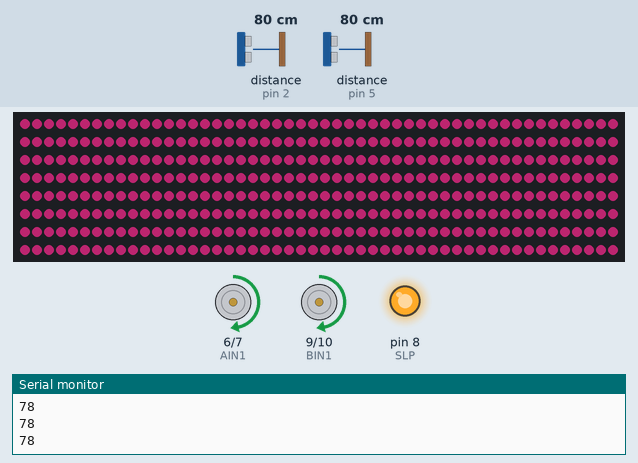
Recording of a sketch running on a simulated Arduino Uno, built with avr-gcc and run on an emulated ATmega328P. On the bench: 400 RGB LEDs in strip order, left to right, continuing on the next row, motor-driver pin pairs drawn as motors (green arrow = first pin HIGH = forward, orange = second pin HIGH = backward, longer = more drive), output pins drawn as LEDs (lit = HIGH), the last lines printed to the serial monitor. Wiring (inferred from the names in the program): 2 × ultrasonic range finder: trigger pin 3, echo pin 2 / trigger pin 4, echo pin 5. The inputs (shaded band) are chosen by the test bench; at power-on: distance to the obstacle (sensors on pin 2, pin 5) 80 cm. The echo pulse lasts 58.3 µs per cm; dim RGB values are drawn brighter than linear; pins used as bus, display or sensor lines are not drawn.

Above: at 1.2 s.
1.3 s: distance to the obstacle (sensor on pin 2) set to 2 cm
At 2.1 s:
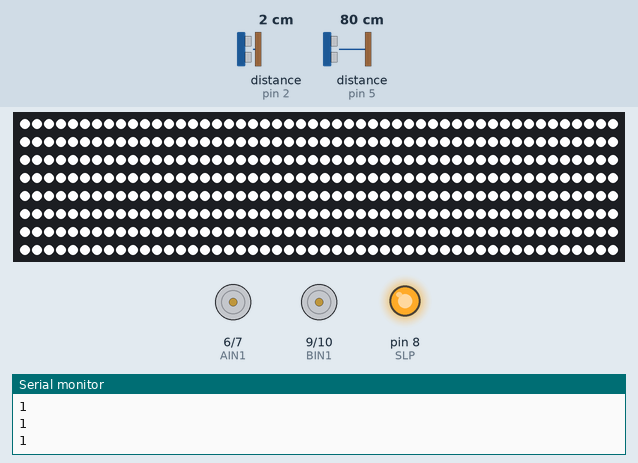
3.0 s: distance to the obstacle (sensor on pin 2) set to 18 cm
At 5.43 s:
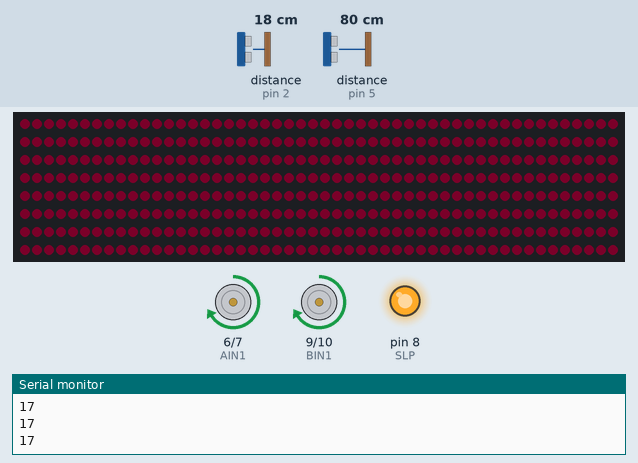
5.6 s: distance to the obstacle (sensor on pin 2) set to 60 cm
At 5.94 s:
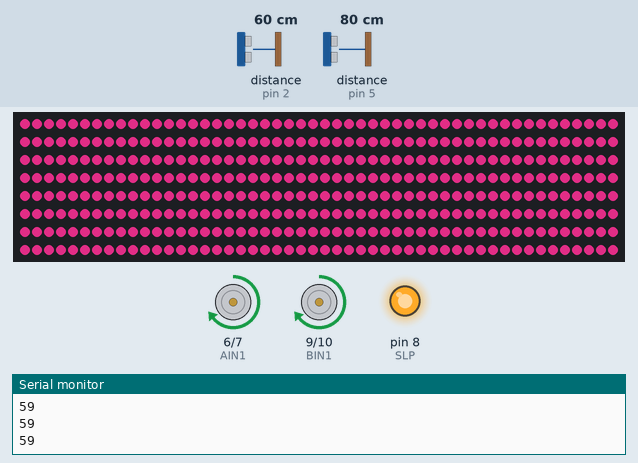
7.8 s: distance to the obstacle (sensor on pin 5) set to 35 cm
At 9.15 s:
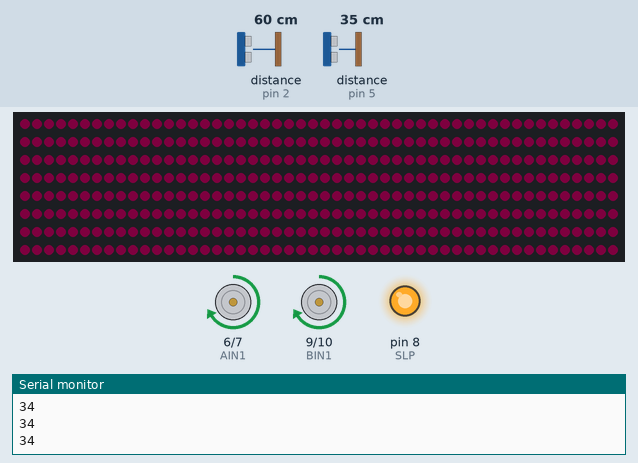
9.6 s: distance to the obstacle (sensor on pin 5) set to 120 cm
At 9.85 s:
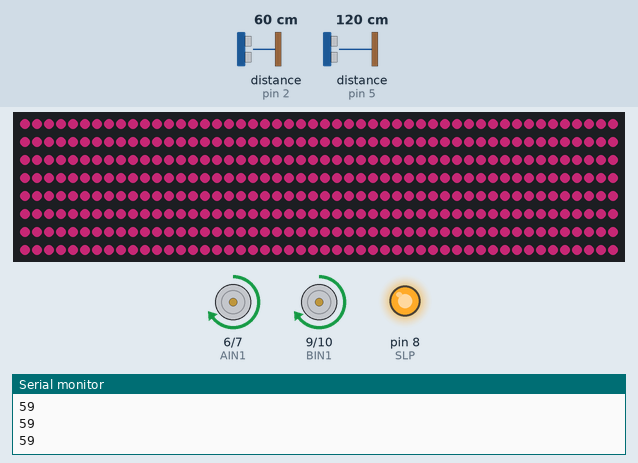
12.6 s: distance to the obstacle (sensor on pin 2) set to 120 cm
At 13.42 s:
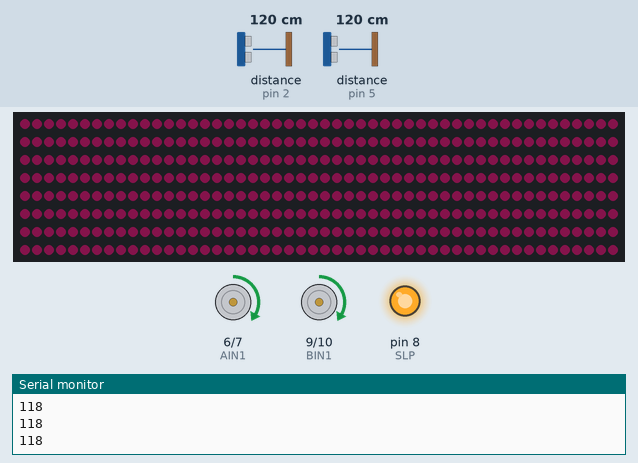
Timing chart, 0 to 15.6 s (numbered marks = the images above; inputs shaded):
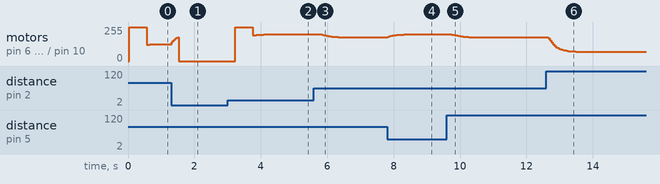

The sketch:

FinalLogicV2.ino
```cpp
#include <Adafruit_NeoPixel.h>

#define LED_PIN 11
#define NUM_LEDS 400
Adafruit_NeoPixel strip(NUM_LEDS, LED_PIN, NEO_GRB + NEO_KHZ800);

// Ultrasonic
const int trig1 = 3, echo1 = 2;
const int trig2 = 4, echo2 = 5;

// Motor driver
const int AIN1 = 6, AIN2 = 7, BIN1 = 9, BIN2 = 10, SLP = 8;

////////// 🎛 ARTIST CONTROLS 🎛 //////////

// Distance behaviour
const int minDistance = 50;
const int maxDistance = 100;

// Death thresholds
const int deathDistance  = 10;
const int reviveDistance = 15;

// Motor feel
const int minMotorSpeed = 70;
const int maxMotorSpeed = 200;
const float motorSmooth = 0.8;

// Interaction sensitivity
const float distanceSmooth = 0.7;

// Breathing feel
const float breathMultiplier = 0.3;
const int breathMin = 10;
const int breathMax = 12;

///////////////////////////////////////////

// State
float smoothedDistance = 100;
float smoothedSpeed = minMotorSpeed;
float breathPhase = 0;
bool coralDead = false;

// Motor startup boost state
bool motorWasStopped = true;
unsigned long motorStartTime = 2000;

void setup() {

  Serial.begin(115200);

  pinMode(trig1, OUTPUT); pinMode(echo1, INPUT);
  pinMode(trig2, OUTPUT); pinMode(echo2, INPUT);

  pinMode(AIN1, OUTPUT); pinMode(AIN2, OUTPUT);
  pinMode(BIN1, OUTPUT); pinMode(BIN2, OUTPUT);
  pinMode(SLP, OUTPUT);

  digitalWrite(SLP, HIGH);

  strip.begin();
  strip.setBrightness(255);
  strip.show();
}

void loop() {

  long d1 = readUltrasonic(trig1, echo1);
  delay(5);
  long d2 = readUltrasonic(trig2, echo2);

  long active = getValidDistance(d1, d2);

  //Serial.println(active);

  // Smooth distance
  smoothedDistance =
      smoothedDistance * distanceSmooth
    + active * (1 - distanceSmooth);

  // Death logic
  if (!coralDead && smoothedDistance < deathDistance)
      coralDead = true;

  if (coralDead && smoothedDistance > reviveDistance)
      coralDead = false;

  // -------- MOTOR --------
  int targetSpeed = 0;

  if (!coralDead) {
    float d = constrain(smoothedDistance, minDistance, maxDistance);

    targetSpeed = map(d,
                      maxDistance, minDistance,
                      minMotorSpeed, maxMotorSpeed);
  }

  smoothedSpeed =
      smoothedSpeed * motorSmooth
    + targetSpeed * (1 - motorSmooth);

  int finalSpeed = coralDead ? 0 : (int)smoothedSpeed;

  driveMotors(finalSpeed);

  Serial.println(active);

  updateCoralLight();

  delay(5);
}

long readUltrasonic(int trig, int echo) {
  digitalWrite(trig, LOW); delayMicroseconds(2);
  digitalWrite(trig, HIGH); delayMicroseconds(10);
  digitalWrite(trig, LOW);

  long duration = pulseIn(echo, HIGH, 30000);
  return (duration == 0) ? maxDistance : duration * 0.034 / 2;
}

long getValidDistance(long d1, long d2) {
  if (d1 <= 0 && d2 <= 0) return maxDistance;
  if (d1 <= 0) return d2;
  if (d2 <= 0) return d1;
  return min(d1, d2);
}

void driveMotors(int speed) {

  const int startBoost = 255;  // full power kick
  const int boostTime = 500;    // milliseconds

  if (speed == 0) {
    motorWasStopped = true;
    analogWrite(AIN1, 0);
    analogWrite(AIN2, 0);
    analogWrite(BIN1, 0);
    analogWrite(BIN2, 0);
    return;
  }

  // Detect transition from stopped → moving
  if (motorWasStopped) {
    motorStartTime = millis();
    motorWasStopped = false;
  }

  // Apply startup boost
  if (millis() - motorStartTime < boostTime) {
    analogWrite(AIN1, startBoost);
    analogWrite(AIN2, 0);
    analogWrite(BIN1, startBoost);
    analogWrite(BIN2, 0);
  } else {
    analogWrite(AIN1, speed);
    analogWrite(AIN2, 0);
    analogWrite(BIN1, speed);
    analogWrite(BIN2, 0);
  }
}

void updateCoralLight() {

  // ===== DEAD = PURE WHITE =====
  if (coralDead) {

    uint32_t white = strip.Color(255, 255, 255);

    for (int i = 0; i < NUM_LEDS; i++)
      strip.setPixelColor(i, white);

    strip.show();
    return;
  }

  // ===== ALIVE =====
  float d = constrain(smoothedDistance, minDistance, maxDistance);
  float breathSpeed = map(d, maxDistance, minDistance, breathMin, breathMax);

  breathPhase += breathSpeed * breathMultiplier;

  float breath = (sin(breathPhase) + 1.0) / 2.0;

  float baseBrightness = map(smoothedSpeed,
                             minMotorSpeed,
                             maxMotorSpeed,
                             20, 180);

  int aliveBrightness = baseBrightness * breath;

  int r = aliveBrightness;
  int g = aliveBrightness * 0.2;
  int b = aliveBrightness * 0.6;

  for (int i = 0; i < NUM_LEDS; i++)
    strip.setPixelColor(i, strip.Color(r, g, b));

  strip.show();
}
```

Measured:
- after the input at 1.3 s, motor on pin 6 (AIN1) / pin 7 (AIN2), motor on pin 9 (BIN1) / pin 10 (BIN2): forward 126/255 → stopped at once; the LEDs: change after 0.24 s (image 1)
- after the input at 3.0 s, motor on pin 6 (AIN1) / pin 7 (AIN2), motor on pin 9 (BIN1) / pin 10 (BIN2): stopped → forward 255/255 after 0.22 s, → forward 197/255 0.53 s later, → forward 198/255 0.23 s later, → forward 199/255 0.11 s later; the LEDs: first change after 0.25 s (image 2 shows a later state)
- after the input at 5.6 s, motor on pin 6 (AIN1) / pin 7 (AIN2), motor on pin 9 (BIN1) / pin 10 (BIN2): moves from forward 199/255 to forward 179/255 over 0.60 s, starting after 0.25 s
- after the input at 7.8 s, motor on pin 6 (AIN1) / pin 7 (AIN2), motor on pin 9 (BIN1) / pin 10 (BIN2): moves from forward 179/255 to forward 199/255 over 0.49 s, starting at once
- after the input at 9.6 s, motor on pin 6 (AIN1) / pin 7 (AIN2), motor on pin 9 (BIN1) / pin 10 (BIN2): moves from forward 199/255 to forward 179/255 over 0.64 s, starting after 0.16 s
- after the input at 12.6 s, motor on pin 6 (AIN1) / pin 7 (AIN2), motor on pin 9 (BIN1) / pin 10 (BIN2): moves from forward 179/255 to forward 70/255 over 1.0 s, starting after 0.06 s
